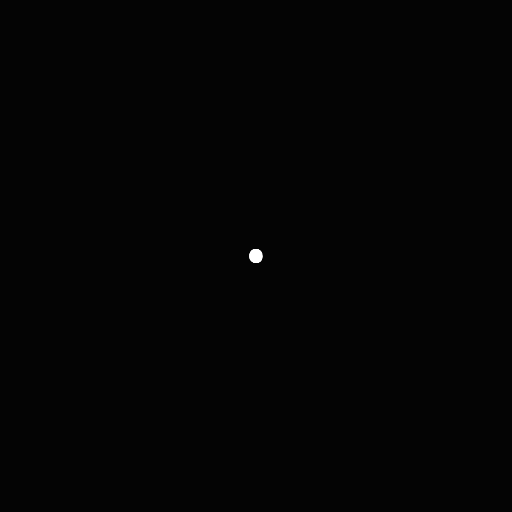
Frame 1 (no input)
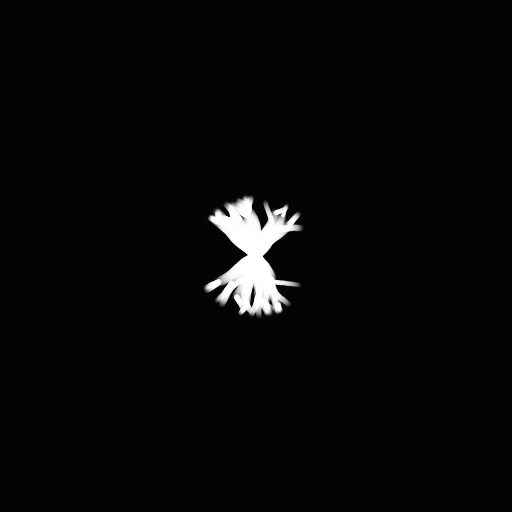
Frame 60 (no input)
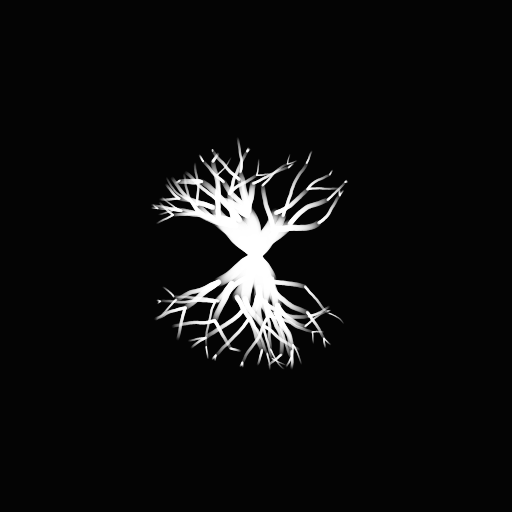
Frame 120 (the mouse pressed at the canvas centre since frame 60)

The p5.js sketch that drew these frames (run headless with seeded random() and noise() and a simulated clock; from frame 60 on, the mouse is pressed at the canvas centre):

// p5.js sketch
// ── sketch.js
/* ... (Bloque Conceptual y Poética) ... */

// ESTADO GLOBAL – El Ideotipo en el Lienzo
let morfologias = [];
let eje_OrigenX = 256;
let eje_OrigenY = 256;
let grosor_Resistencia = 12;
let ciclo_Activo = true;
let hojas = [];
let hojas_Activadas = false;
let hojas_Por_Elemento = 5;



class ElementoVital {
    // [Cuerpo de ElementoVital sin cambios]
    constructor(pos, angulo, ancho, tipo) {
        this.pos = pos;
        this.angulo = angulo;
        this.ancho = ancho;
        this.tipo = tipo;
        this.historial = [pos.copy()];
        this.trayectoria = 0;
        this.umbral_Division = random(20, 50);
        this.terminado = false;
    }

    expandir() {
        if (this.ancho < 1 || this.terminado) {
            this.terminado = true;
            return;
        }

        let velocidad_Base = 1.0;
        let factor_Caos = 0.1;
        let fuerza_Nostalgia = 0.02;

        this.angulo += random(-factor_Caos, factor_Caos);

        if (this.tipo === "Experiencia") {
            if (this.angulo > 0) this.angulo -= fuerza_Nostalgia;
            if (this.angulo < -PI) this.angulo += fuerza_Nostalgia;
        } else {
            if (this.angulo < 0) this.angulo += fuerza_Nostalgia;
            if (this.angulo > PI) this.angulo -= fuerza_Nostalgia;
        }

        let avance_x = cos(this.angulo) * velocidad_Base;
        let avance_y = sin(this.angulo) * velocidad_Base;

        this.pos.x += avance_x;
        this.pos.y += avance_y;
        this.historial.push(this.pos.copy());
        this.trayectoria++;

        this.ancho *= 0.996;

        if (this.pos.x < 0 || this.pos.x > width || this.pos.y < 0 || this.pos.y > height) {
            this.terminado = true;
        }
    }

   trazar() {
        if (this.historial.length < 2) return; // Necesitamos al menos 2 puntos para un segmento

        noFill();
        strokeWeight(this.ancho);

        // Define los parámetros de opacidad
        let opacidad_Inicio = 200; // Opacidad máxima cerca del origen (puedes ajustar este valor)
        let opacidad_Final = 10;   // Opacidad mínima al final del trazo
        
        // La longitud total para calcular el degradado
        // Usamos this.historial.length, ya que representa la "edad" o longitud actual de la rama.
        let longitud_Rama = this.historial.length;

        // Iteramos a través del historial de puntos para dibujar segmentos con opacidad decreciente
        for (let i = 0; i < longitud_Rama - 1; i++) {
            let p1 = this.historial[i];
            let p2 = this.historial[i + 1];

            // Calculamos la opacidad para este segmento
            // Queremos que la opacidad vaya de opacidad_Inicio a opacidad_Final a medida que 'i' aumenta.
            let opacidad_segmento = map(
                i, 
                0, 
                longitud_Rama - 1, 
                opacidad_Inicio, 
                opacidad_Final
            );

            // Aseguramos que la opacidad esté dentro del rango válido
            opacidad_segmento = constrain(opacidad_segmento, opacidad_Final, opacidad_Inicio);
            
            // Aplicamos el color y opacidad al segmento
            stroke(255, 255, 255, opacidad_segmento);
            
            // Dibujamos el segmento
            line(p1.x, p1.y, p2.x, p2.y);
        }
    }

    dividir() {
        let nuevos_Elementos = [];
        let numDivisiones = floor(random(1, 3));

        for (let i = 0; i < numDivisiones; i++) {
            let anguloDivision = random(-PI / 3, PI / 3);
            let nuevoAngulo = this.angulo + anguloDivision;
            let nuevoAncho = this.ancho * random(0.5, 0.7);

            nuevos_Elementos.push(
                new ElementoVital(this.pos.copy(), nuevoAngulo, nuevoAncho, this.tipo)
            );
        }
        this.terminado = true;
        return nuevos_Elementos;
    }
}


class Hoja {
    // [Cuerpo de Hoja sin cambios]
    constructor(x, y) {
        this.pos = createVector(x, y);
        this.origenX = x; 
        this.initialAngle = random(0, 360);
        this.angularSpeed = random(1, 3);
        this.radius = random(5, 15);
        this.velY = random(0.5, 1.5);
        this.accY = 0.05;
        this.alpha = 255;
        this.tamano = random(2, 4);
        this.piso = height / 2;
    }

    actualizar() {
        this.velY += this.accY;
        this.velY = constrain(this.velY, 0.5, 3);

        this.pos.y += this.velY;

        let time = frameCount / 60;
        let angle = this.initialAngle + this.angularSpeed * time;

        this.pos.x = this.origenX + this.radius * sin(angle);

        if (this.pos.y >= this.piso) {
            this.velY *= 0.8;
            this.radius *= 0.9;
            this.alpha -= 8;
        } else {
            this.alpha -= 0.5;
        }
    }

    trazar() {
        noStroke();
        fill(255, this.alpha);
        ellipse(this.pos.x, this.pos.y, this.tamano, this.tamano);
    }

    estaMuerta() {
        return this.alpha <= 0;
    }
}



function activarCaidaDeHojas() {
    console.log("Activando caída de hojas...");

    // Filtramos los elementos para obtener solo las ramas "Experiencia" que no han terminado
    // y que tienen suficientes puntos para ser consideradas una rama 'activa'.
    let ramas_Activas = morfologias.filter(elemento => 
        elemento.tipo === "Experiencia" && 
        !elemento.terminado && 
        elemento.historial.length > 5 // Aseguramos que sea una rama con cierto tamaño
    );

    // Si no hay ramas activas (por ejemplo, al inicio o si todas las ramas terminaron y salieron del canvas)
    if (ramas_Activas.length === 0) {
        console.log("No hay ramas activas de donde desprender hojas.");
        return; // Salimos de la función si no hay ramas válidas.
    }

    // Distribuimos el número total de hojas a generar entre las ramas activas
    let hojas_por_rama_activa = floor(hojas_Por_Elemento / ramas_Activas.length) || 1; // Mínimo 1 por rama

    for (let elemento of ramas_Activas) {
        // Tomamos el último punto del historial (la "punta" de la rama)
        let posUltima = elemento.historial[elemento.historial.length - 1];

        // Añadimos un pequeño desplazamiento hacia adentro o ajustamos la posición inicial
        // Esto evita que salgan exactamente en el borde si la punta está en el límite
        let x_inicial = posUltima.x;
        let y_inicial = posUltima.y;

        // Opcional: Si quieres que las hojas salgan un poco más "adentro" de la rama
        // para asegurar que no estén fuera del canvas justo al nacer,
        // puedes retroceder un poco la posición.
        // Esto depende de cómo se ve el efecto con tus ramas.
        // let direccion_rama_x = cos(elemento.angulo);
        // let direccion_rama_y = sin(elemento.angulo);
        // x_inicial -= direccion_rama_x * 5; // Retrocede 5 unidades en la dirección opuesta al crecimiento
        // y_inicial -= direccion_rama_y * 5; 


        for (let i = 0; i < hojas_por_rama_activa; i++) {
            // Generamos las hojas en la posición de la punta de la rama
            hojas.push(new Hoja(x_inicial, y_inicial));
        }
        
    }
    
    let totalHojasGeneradas = hojas.length;
    while (totalHojasGeneradas < hojas_Por_Elemento) {
        let rama_random = random(ramas_Activas);
        let posUltima = rama_random.historial[rama_random.historial.length - 1];
        hojas.push(new Hoja(posUltima.x, posUltima.y));
        totalHojasGeneradas++;
    }
}



function setup() {
    createCanvas(512, 512);
    background(4);
    frameRate(24);

    let semillas_Iniciales = floor(random(6, 16));

    for (let i = 0; i < semillas_Iniciales; i++) {
        let angulo_Busqueda = random(-PI * 0.75, -PI * 0.25);
        morfologias.push(
            new ElementoVital(
                createVector(eje_OrigenX, eje_OrigenY),
                angulo_Busqueda,
                grosor_Resistencia,
                "Experiencia"
            )
        );

        let angulo_Memoria = random(PI * 0.25, PI * 0.75);
        morfologias.push(
            new ElementoVital(
                createVector(eje_OrigenX, eje_OrigenY),
                angulo_Memoria,
                grosor_Resistencia,
                "Memoria"
            )
        );
    }

    colorMode(RGB);
}

function draw() {
    // 1. Repintar el fondo
    background(4);

    let nuevos_Elementos = [];
    let elementos_Activos = 0;

    // 2. DESARROLLO MORFOLÓGICO (Expandir y Bifurcar)
    for (let i = morfologias.length - 1; i >= 0; i--) {
        let elemento = morfologias[i];

        if (!elemento.terminado) {
            elemento.expandir();
            elementos_Activos++;

            if (
                ciclo_Activo &&
                elemento.trayectoria > elemento.umbral_Division &&
                random() < 0.15
            ) {
                let divisiones = elemento.dividir();
                nuevos_Elementos = nuevos_Elementos.concat(divisiones);
            }
        }
    }
    morfologias = morfologias.concat(nuevos_Elementos);

    // 3. TRAZADO DEL ÁRBOL
    for (let elemento of morfologias) {
        elemento.trazar();
    }

    // 4. PARTÍCULAS DE HOJAS
    for (let i = hojas.length - 1; i >= 0; i--) {
        let hoja = hojas[i];
        hoja.actualizar();
        hoja.trazar();
        if (hoja.estaMuerta()) hojas.splice(i, 1);
    }

    // 5. CESE DEL CRECIMIENTO y ACTIVACIÓN DE HOJAS
    let porcentajeTerminado = (morfologias.length - elementos_Activos) / morfologias.length;
    let umbral_Madurez = 0.75;

    if (morfologias.length > 50 && porcentajeTerminado > umbral_Madurez) {
        if (!hojas_Activadas) {
            activarCaidaDeHojas(); // <-- ¡Ahora esta llamada funciona!
            hojas_Activadas = true;
        }

        if (porcentajeTerminado > 0.9) {
            ciclo_Activo = false;
        }
    }
}

function mouseClicked() {
    // 1. Verificamos que el crecimiento principal haya terminado.
    // La variable 'hojas_Activadas' ya no es necesaria en la condición de entrada.
    if (!ciclo_Activo) { 
        
        // 2. Limpiamos el array de hojas.
        hojas = [];

        // 3. Activamos la caída de hojas nuevamente.
        activarCaidaDeHojas();
        

        hojas_Activadas = false;

        console.log("¡Click detectado! Nueva oleada de hojas cayendo.");
    }
}
// ── style.css
body {
            display: flex;
            justify-content: center;
            align-items: center;
            min-height: 100vh;
            margin: 0;
            background-color: #040404; /* Fondo casi negro para el contraste */
            font-family: 'Inter', sans-serif;
            color: #ccc;
            flex-direction: column;
        }
        canvas {
            border: 1px solid #333;
            border-radius: 8px;
            box-shadow: 0 4px 12px rgba(0, 0, 0, 0.5);
            margin-bottom: 20px;
            position: relative; /* permite usar z-index */
            z-index: 10;        /* canvas por encima */
        }
        .info-panel {
            text-align: center;
            padding: 10px 20px;
            background: #1a1a1a;
            border-radius: 6px;
            box-shadow: 0 2px 4px rgba(0, 0, 0, 0.3);
            width: 512px; /* Ancho del canvas */
            box-sizing: border-box;
            margin-bottom: 10px;
        }
        .info-panel p {
            margin: 5px 0;
            font-size: 0.9rem;
        }
        .info-panel span {
            font-weight: bold;
            color: #fff;
        }
        .text-panel {
           
            padding: 15px 30px;
            border-radius: 8px;
            width: 450px; /* corregido: sin espacio entre número y unidad */
            max-width: 90vw;
            text-align: center;
            margin: auto;
            position: relative; /* establece contexto de apilamiento */
            z-index: 1;          /* por debajo del canvas */
        }
        
        .text-panel p {
            font-size: 0.85rem;
            color: #b0b0b0;
            line-height: 1.5;
        }
        #raices {
            font-style: italic;
        }
